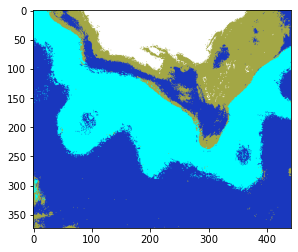
#> input picture segmentazione_knn/fileCSV_GS1_risultati/img/modello01.png, 298 x 252 px
$ python -i classificazione_knn.py   (imports and definitions only)   (older library calls are emulated)
#> lines starting #> are read from the running program, lines starting #| are printed output that depends on the picture
import imageio
import numpy as np
import scipy.ndimage as nd
import sklearn
from skimage.color import rgb2lab, rgba2rgb, rgb2hsv, rgb2hed
from scipy.stats import entropy
from sklearn.metrics import matthews_corrcoef, confusion_matrix
from sklearn.neighbors import KNeighborsClassifier
from sklearn.preprocessing import StandardScaler
import matplotlib.pyplot as plt

def _entropy(values):
    probabilities = np.bincount(values.astype(np.int)) / float(len(values))
    return entropy(probabilities)

def local_entropy(img, kernel_radius=2):
    """
    Calcolo dell'entropia per l'intorno di ogni pixel in
    un intorno specificato dal kernel.

    img: ndarray dell'immagine.
    kernel_radius: int, dimensione del kernel
    """
    return nd.generic_filter(img, _entropy, size=kernel_radius)


def image_to_data(img, size=13):
    """
    Genera ed associa attributi ad ogni pixel dell'immagine
    utilizzando vari filtri.

    Restituisce un dizionario di matrici. Ogni matrice è una feature/livello.

    img: str, il path ad un'immagine.
    size: int, la dimensione della finestra da utilizzare per i filtri.
    """
#> called with img = 'img/modello01.png', size = 13

    # mettiamo tutti i layer/features in un dizionario
    layers = {}

    # apriamo immagine come matrice in RGB
    image_array = imageio.imread(img)
#> image_array is the input picture: shape (252, 298, 4); mean R, G, B, A 104.8, 173.2, 206.9, 194.2

    # ----- SPAZIO COLORE RGB -----
    if (img.split(".")[-1] in ["png", "PNG"]):
        image_array = rgba2rgb(image_array)
#> image_array: shape (252, 298, 3) float64

    # separiamo le componenti R, G, B
    R = image_array[..., 0]
    G = image_array[..., 1]
    B = image_array[..., 2]

    # normalizziamo i valori per restare
    # attorno all'intervallo -0.5, 0.5
    # Se abbiamo usato rgba2rgb non è necessario
    # dividere per 255
    #R = R / 255
    layers['R'] = R - 0.5
    #G = G / 255
    layers['G'] = G - 0.5
    #B = B / 255
    layers['B'] = B - 0.5

    # calcolo filtro mediano
    layers['R_mf'] = nd.median_filter(R, size=size)
    layers['G_mf'] = nd.median_filter(G, size=size)
    layers['B_mf'] = nd.median_filter(B, size=size)

    # edge detection
    # usiamo per il momento i parametri di default
    # e ci riserviamo in futuro la possibilità di
    # sperimentare con parametri diversi
    layers['R_edge'] = nd.sobel(R)
    layers['G_edge'] = nd.sobel(G)
    layers['B_edge'] = nd.sobel(B)

    # varianza
    mean_R = nd.uniform_filter(R, (size, size))
    mean_G = nd.uniform_filter(G, (size, size))
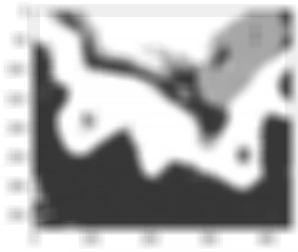
#> mean_G: shape (252, 298) float64; min 0.202, max 1, mean 0.688
    mean_B = nd.uniform_filter(B, (size, size))
    mean_sqr_R = nd.uniform_filter(R**2, (size, size))
    mean_sqr_G = nd.uniform_filter(G**2, (size, size))
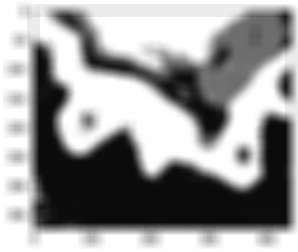
#> mean_sqr_G: shape (252, 298) float64; min 0.0431, max 1, mean 0.599
    mean_sqr_B = nd.uniform_filter(B**2, (size, size))
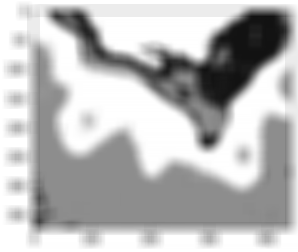
#> mean_sqr_B: shape (252, 298) float64; min 0.0692, max 1, mean 0.729

    layers['R_variance'] = mean_sqr_R - mean_R**2
    layers['G_variance'] = mean_sqr_G - mean_G**2
    layers['B_variance'] = mean_sqr_B - mean_B**2

    # ----- SPAZIO COLORE HED -----

    image_array_hed = rgb2hed(image_array)
#> image_array_hed: shape (252, 298, 3) float64; mean of channels 0, 1, 2 0.499, 0, 0.0145

    # separiamo le componenti H, E, D
    H = image_array_hed[..., 0]
    E = image_array_hed[..., 1]
#> E: shape (252, 298) float64; every value is 0
    D = image_array_hed[..., 2]

    # normalizziamo i valori per restare
    # attorno all'intervallo -0.5, 0.5
    scaler = StandardScaler()
    scaler.fit(H)
    layers['H'] = scaler.transform(H)*0.5
    scaler.fit(E)
    layers['E'] = scaler.transform(E)*0.5
    scaler.fit(D)
    layers['D'] = scaler.transform(D)*0.5

    # calcolo filtro mediano
    layers['H_mf'] = nd.median_filter(H, size=size)
    layers['E_mf'] = nd.median_filter(E, size=size)
    layers['D_mf'] = nd.median_filter(D, size=size)

    # edge detection
    # usiamo per il momento i parametri di default
    # e ci riserviamo in futuro la possibilità di
    # sperimentare con parametri diversi
    layers['H_edge'] = nd.sobel(H)
    layers['E_edge'] = nd.sobel(E)
    layers['D_edge'] = nd.sobel(D)

    # varianza
    mean_H = nd.uniform_filter(H, (size, size))
    mean_E = nd.uniform_filter(E, (size, size))
    mean_D = nd.uniform_filter(D, (size, size))
    mean_sqr_H = nd.uniform_filter(H**2, (size, size))
    mean_sqr_E = nd.uniform_filter(E**2, (size, size))
    mean_sqr_D = nd.uniform_filter(D**2, (size, size))
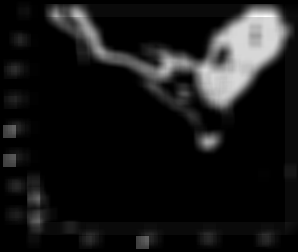
#> mean_sqr_D: shape (252, 298) float64; min -1.16e-17, max 0.0189, mean 0.00174; drawn with min black and max white

    layers['H_variance'] = mean_sqr_H - mean_H**2
    layers['E_variance'] = mean_sqr_E - mean_E**2
    layers['D_variance'] = mean_sqr_D - mean_D**2

    # ----- SPAZIO COLORE LAB -----

    image_array_lab = rgb2lab(image_array)
#> image_array_lab: shape (252, 298, 3) float64; mean of channels 0, 1, 2 69.9, 0.5, -21.8

    # separiamo le componenti L, a , b
    L = image_array_lab[..., 0]
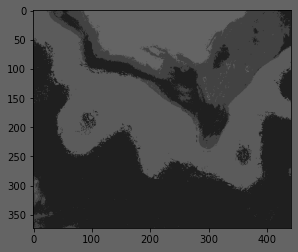
#> L: shape (252, 298) float64; min 0, max 100, mean 69.9
    a = image_array_lab[..., 1]
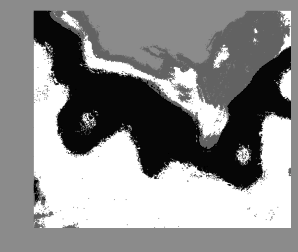
#> a: shape (252, 298) float64; min -50.3, max 41.46, mean 0.5; drawn with min black and max white
    b = image_array_lab[..., 2]
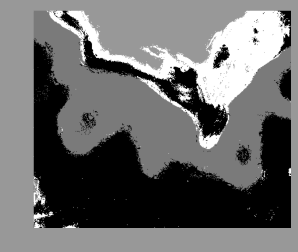
#> b: shape (252, 298) float64; min -72.68, max 49.02, mean -21.8; drawn with min black and max white

    # Sfruttiamo la componente L per calcolare
    # un filtro entropia
    layers["entropy"] = local_entropy(L, kernel_radius=size)

    # Normalizzo l'entropia dividendo per il massimo valore
    # di entropia possibile su un segnale lungo size*size
    # con 100 simboli a disposizione
    # questo calcolo del massimo per cui dividere è valido solo
    # per una finestra con un massimo di 200 pixel
    signal_size = size**2
    if signal_size > 100:
        max_ent = entropy(list(range(100)) + [i for i in range(signal_size - 100)])
    else:
        max_ent = entropy(list(range(signal_size)))
    layers["entropy"] = ( layers["entropy"] / max_ent ) - 0.5

    # normalizziamo i valori per restare
    # attorno all'intervallo -0.5, 0.5
    # L va da 0 a 100
    # a e b vanno da -120 a +120
    L = L / 100
    layers['L'] = L - 0.5
    layers['a'] = a / 240
    layers['b'] = b / 240

    # calcolo filtro mediano
    layers['L_mf'] = nd.median_filter(L, size=size)
    layers['a_mf'] = nd.median_filter(a, size=size)
    layers['b_mf'] = nd.median_filter(b, size=size)

    # edge detection
    # usiamo per il momento i parametri di default
    # e ci riserviamo in futuro la possibilità di
    # sperimentare con parametri diversi
    layers['L_edge'] = nd.sobel(L)
    layers['a_edge'] = nd.sobel(a)
    layers['b_edge'] = nd.sobel(b)

    # varianza
    mean_L = nd.uniform_filter(L, (size, size))
    mean_a = nd.uniform_filter(a, (size, size))
    mean_b = nd.uniform_filter(b, (size, size))
    mean_sqr_L = nd.uniform_filter(L**2, (size, size))
    mean_sqr_a = nd.uniform_filter(a**2, (size, size))
    mean_sqr_b = nd.uniform_filter(b**2, (size, size))

    layers['L_variance'] = mean_sqr_L - mean_L**2
    layers['a_variance'] = mean_sqr_a - mean_a**2
    layers['b_variance'] = mean_sqr_b - mean_b**2

    # ----- SPAZIO COLORE HSV -----

    image_array_hsv = rgb2hsv(image_array)

    # separiamo le componenti H, S, V
    h = image_array_hsv[..., 0]
    s = image_array_hsv[..., 1]
    v = image_array_hsv[..., 2]

    # normalizziamo i valori per restare
    # attorno all'intervallo -0.5, 0.5
    h = h / 360
    layers['h'] = h - 0.5
    layers['hsv_sin'] = np.sin(h*2*np.pi)*s*v
    layers['hsv_cos'] = np.cos(h*2*np.pi)*s*v
    layers['s'] = s - 0.5
    layers['v'] = v - 0.5

    # calcolo filtro mediano
    layers['h_mf'] = nd.median_filter(h, size=size)
    layers['s_mf'] = nd.median_filter(s, size=size)
    layers['v_mf'] = nd.median_filter(v, size=size)

    # edge detection
    # usiamo per il momento i parametri di default
    # e ci riserviamo in futuro la possibilità di
    # sperimentare con parametri diversi
    layers['h_edge'] = nd.sobel(h)
    layers['s_edge'] = nd.sobel(s)
    layers['v_edge'] = nd.sobel(v)

    # varianza
    mean_h = nd.uniform_filter(h, (size, size))
    mean_s = nd.uniform_filter(s, (size, size))
    mean_v = nd.uniform_filter(v, (size, size))
    mean_sqr_h = nd.uniform_filter(h**2, (size, size))
    mean_sqr_s = nd.uniform_filter(s**2, (size, size))
    mean_sqr_v = nd.uniform_filter(v**2, (size, size))

    layers['h_variance'] = mean_sqr_h - mean_h**2
    layers['s_variance'] = mean_sqr_s - mean_s**2
    layers['v_variance'] = mean_sqr_v - mean_v**2

    return layers


# [315 lines left out: functions pixel_to_class, colimage_to_classes, class_to_pixel, classes_to_colimage, moda, postprocessing_classes and 4 more, not called in this run]

#> (the run stopped early here; a loop or call above may not have finished)
